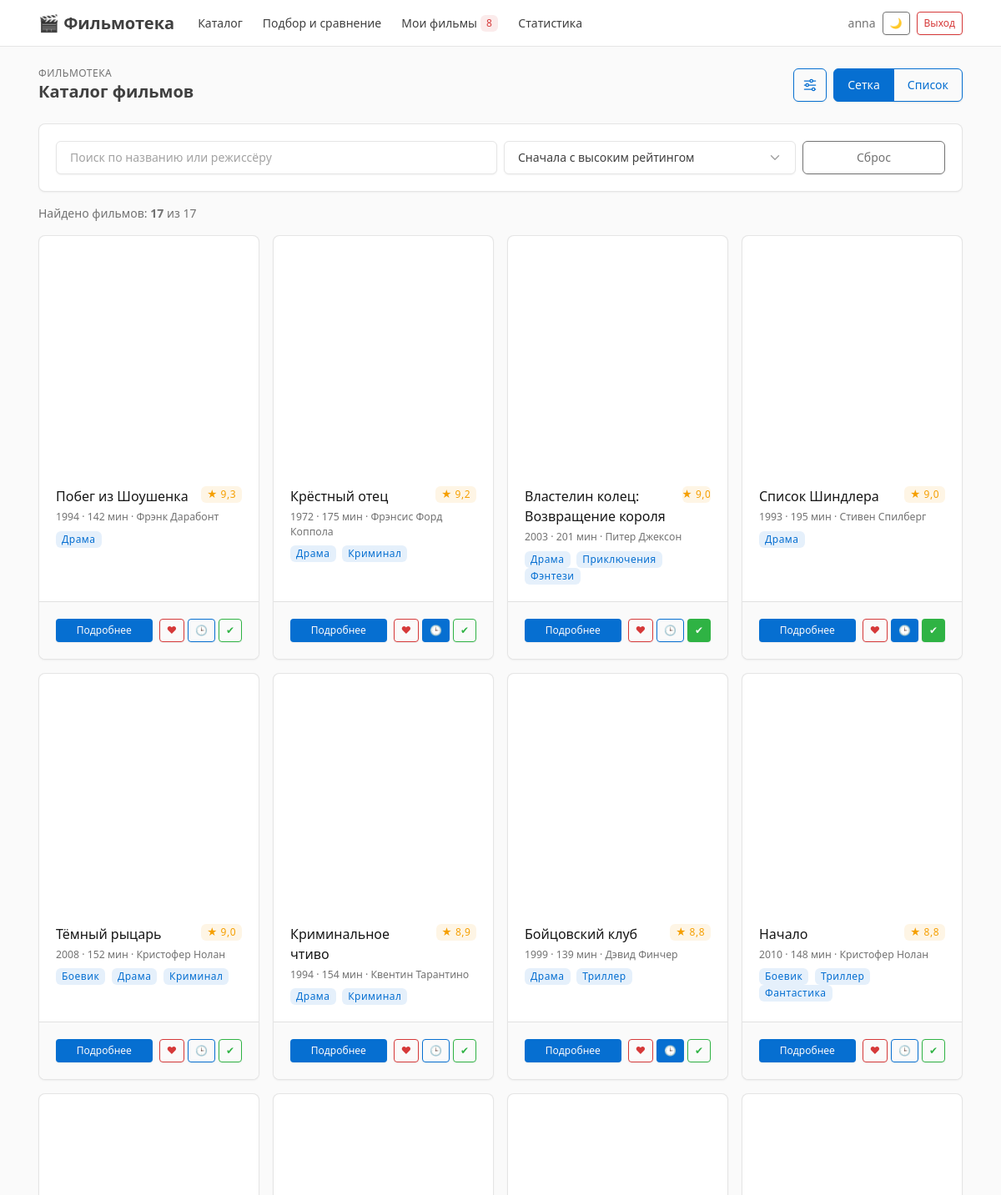
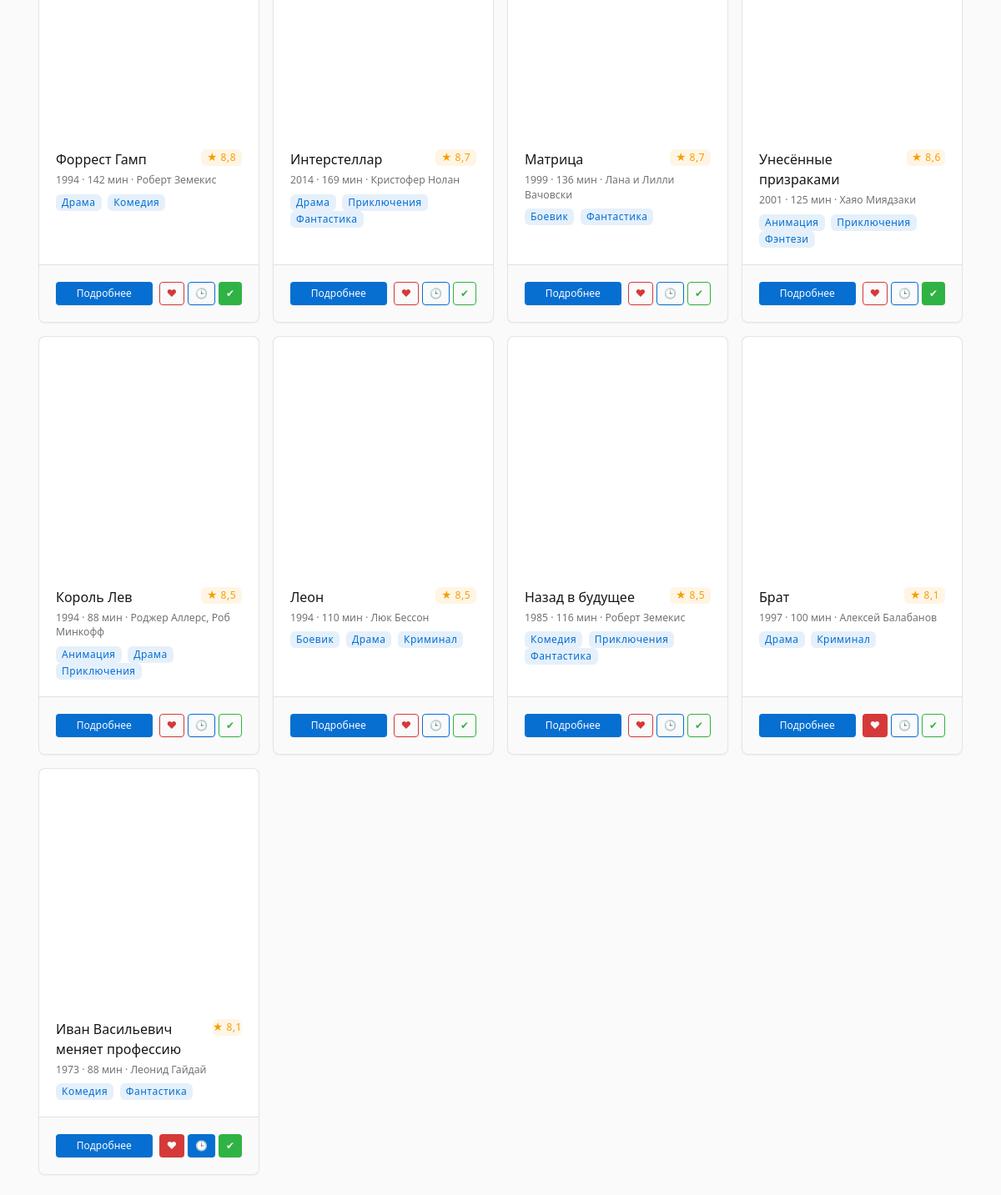
Screenshot of / (signed in) with the database file from the repository (2 pictures, top to bottom).
### accounts/models.py (models this page shows, shortened)
class Movie(models.Model):
    title = models.CharField('Название', max_length=200)
    original_title = models.CharField('Оригинальное название', max_length=200, blank=True)
    year = models.PositiveSmallIntegerField('Год выхода')
    director = models.CharField('Режиссёр', max_length=200)
    duration = models.PositiveSmallIntegerField('Длительность, мин')
    rating = models.DecimalField(
        'Рейтинг', max_digits=3, decimal_places=1,
        validators=[MinValueValidator(0), MaxValueValidator(10)],
    )
    description = models.TextField('Описание', blank=True)
    country = models.CharField('Страна', max_length=60, blank=True)
    poster_url = models.URLField('Ссылка на постер', blank=True)
    poster = models.ImageField('Обложка (файл)', upload_to='posters/', blank=True)
    genres = models.ManyToManyField(Genre, related_name='movies', verbose_name='Жанры')
    search_index = models.CharField(max_length=600, blank=True, editable=False)
    class Meta:
        ordering = ['-rating', 'title']
        verbose_name = 'фильм'
        verbose_name_plural = 'фильмы'
    @property
    def poster_src(self):
        if self.poster:
            return self.poster.url
        return self.poster_url

class Genre(models.Model):
    name = models.CharField('Название', max_length=50, unique=True)
    class Meta:
        ordering = ['name']
        verbose_name = 'жанр'
        verbose_name_plural = 'жанры'

### accounts/views.py (the view)
# urls.py: path('', views.catalog, name='catalog'),
@login_required
def catalog(request):
    movies = filter_movies(request.GET, request.user)
    return render(
        request,
        'catalog.html',
        {
            'movies': add_marks(movies, request.user),
            'sort_options': SORT_OPTIONS,
            'total': Movie.objects.count(),
        }
    )

### accounts/context_processors.py (called while the page is built)
def my_movies_count(request):
    if not request.user.is_authenticated:
        return {'my_movies_count': 0}
    count = Mark.objects.filter(user=request.user).values('movie').distinct().count()
    return {'my_movies_count': count}

### accounts/views.py (called while the page is built)
def add_marks(movies, user):
    watch_ids = Mark.objects.filter(user=user, kind='watch').values_list('movie_id', flat=True)
    favorite_ids = Mark.objects.filter(user=user, kind='favorite').values_list('movie_id', flat=True)
    watched_ids = Mark.objects.filter(user=user, kind='watched').values_list('movie_id', flat=True)
    movies = list(movies)
    for movie in movies:
        movie.marked_watch = movie.id in watch_ids
        movie.marked_favorite = movie.id in favorite_ids
        movie.marked_watched = movie.id in watched_ids
    return movies

### templates/catalog.html (shortened to what this page needs)
{% extends 'base.html' %}
{% block header %}
<div class="row align-items-center g-2">
    <div class="col">
        <div class="page-pretitle">Фильмотека</div>
        <h2 class="page-title">Каталог фильмов</h2>
    </div>
    <div class="col-auto d-flex gap-2">
        <a href="/search/" class="btn btn-icon btn-outline-primary"
           title="Расширенный поиск" aria-label="Расширенный поиск">
        </a>
        <div class="btn-group" role="group" aria-label="Вид списка">
            <button type="button" class="btn btn-outline-primary active" data-view="grid">Сетка</button>
            <button type="button" class="btn btn-outline-primary" data-view="list">Список</button>
        </div>
    </div>
</div>
{% endblock %}
{% block content %}
<div id="catalog-root" data-partial-url="/movies/partial/" data-kind="">
    {% include 'components/filter_bar.html' %}
    <div class="text-secondary mb-3">
        Найдено фильмов: <strong id="results-count">{{ movies|length }}</strong> из <span id="total-count">{{ total }}</span>
    </div>
    <div class="row row-cards view-grid" id="movie-grid">
        {% include 'components/movie_grid.html' %}
    </div>
</div>
{% endblock %}

### templates/components/navbar.html (shortened to what this page needs)
{% with url_name=request.resolver_match.url_name %}
<header class="navbar navbar-expand-md d-print-none sticky-top">
    <div class="container-xl">
        <a class="navbar-brand pe-0 pe-md-3" href="/">🎬 Фильмотека</a>
        <div class="navbar-nav flex-row order-md-last ms-auto align-items-center gap-2">
            <span class="text-secondary d-none d-lg-inline">
                {{ user.username }}{% if user.is_staff %} <span class="badge bg-purple-lt">админ</span>{% endif %}
            </span>
            <button type="button" class="btn btn-sm btn-outline-secondary" id="theme-toggle"
                    aria-label="Сменить тему оформления">🌙</button>
            <form method="post" action="/accounts/logout/" class="m-0">
                <button type="submit" class="btn btn-sm btn-outline-danger">Выход</button>
            </form>
        </div>
        <div class="collapse navbar-collapse" id="navbar-menu">
            <ul class="navbar-nav me-auto">
                <li class="nav-item">
                    <a class="nav-link {% if url_name == 'catalog' or url_name == 'movie_detail' or url_name == 'search' %}active{% endif %}"
                       href="/">Каталог</a>
                </li>
                <li class="nav-item">
                    <a class="nav-link {% if url_name == 'workspace' %}active{% endif %}"
                       href="/workspace/">Подбор и сравнение</a>
                </li>
                <li class="nav-item">
                    <a class="nav-link {% if url_name|slice:':3' == 'my_' %}active{% endif %}"
                       href="/my/">
                        Мои фильмы
                        <span class="badge bg-red-lt ms-1" id="my-count">{{ my_movies_count }}</span>
                    </a>
                </li>
                <li class="nav-item">
                    <a class="nav-link {% if url_name == 'stats' %}active{% endif %}"
                       href="/stats/">Статистика</a>
                </li>
            </ul>
        </div>
    </div>
</header>
{% endwith %}

### templates/components/movie_grid.html
{% for movie in movies %}
    <div class="col-12 col-sm-6 col-lg-4 col-xl-3 movie-col">
        {% include 'components/movie_card.html' %}
    </div>
{% empty %}
    <div class="col-12">
        {% include 'components/empty_state.html' with title='Ничего не найдено' text='Измените условия поиска или отметьте фильмы кнопками в каталоге.' %}
    </div>
{% endfor %}

### templates/components/movie_card.html (shortened to what this page needs)
<div class="card movie-card h-100" data-movie-id="{{ movie.id }}">
    <a href="/movies/{{ movie.id }}/" class="d-block text-reset">
        {% include 'components/poster.html' with movie=movie %}
    </a>
    <div class="card-body">
        <div class="d-flex justify-content-between align-items-start mb-1">
            <h3 class="card-title mb-0">
                <a href="/movies/{{ movie.id }}/" class="text-reset">{{ movie.title }}</a>
            </h3>
            <span class="badge bg-yellow-lt ms-2">★ {{ movie.rating }}</span>
        </div>
        <div class="text-secondary small mb-2">{{ movie.year }} · {{ movie.duration }} мин · {{ movie.director }}</div>
        <div>
            {% for genre in movie.genres.all %}
                <span class="badge bg-blue-lt me-1">{{ genre.name }}</span>
            {% endfor %}
        </div>
    </div>
    <div class="card-footer d-flex flex-wrap gap-2">
        <a class="btn btn-sm btn-primary flex-fill" style="min-width: 7rem" href="/movies/{{ movie.id }}/">Подробнее</a>
        <div class="d-flex gap-1 ms-auto">
            {% include 'components/mark_buttons.html' with movie=movie %}
        </div>
    </div>
</div>

### templates/components/poster.html (shortened to what this page needs)
<div class="poster {{ extra_class }}" role="img" aria-label="Постер фильма {{ movie.title }}"
     style="{% if movie.poster_src %}background-image: url('{{ movie.poster_src }}');{% else %}background: linear-gradient(135deg, hsl({{ movie.hue }}, 65%, 42%), hsl({{ movie.hue_2 }}, 65%, 26%));{% endif %}">
</div>

### templates/components/mark_button.html
<button type="button"
        class="btn btn-sm {% if active %}btn-{{ color }}{% else %}btn-outline-{{ color }}{% endif %}"
        data-mark="{{ kind }}"
        data-movie="{{ movie.id }}"
        data-url="/movies/{{ movie.id }}/mark/{{ kind }}/"
        data-color="{{ color }}"
        title="{{ label }}" aria-label="{{ label }}">
    {{ icon }}{% if with_label %} {{ label }}{% endif %}
</button>

### static/css/movies.css (style rules this page uses)
.poster { display: flex; align-items: flex-end; height: 280px; padding: .75rem; color: #fff; background-size: cover; background-position: center; border-radius: 4px 4px 0 0; }
.movie-card { transition: transform .15s ease, box-shadow .15s ease; }
.navbar .nav-link { white-space: nowrap; }

### rows the page displays
Movie: title "Побег из Шоушенка", rating "9,3", year "1994", duration "142", director "Фрэнк Дарабонт", icon "♥ 🕒 ✔"
Genre: name "Драма"
Movie: title "Крёстный отец", rating "9,2", year "1972", duration "175", director "Фрэнсис Форд Коппола", icon "♥ 🕒 ✔"
Genre: name "Криминал"
Movie: title "Властелин колец: Возвращение короля", rating "9,0", year "2003", duration "201", director "Питер Джексон", icon "♥ 🕒 ✔"
Genre: name "Приключения"
Genre: name "Фэнтези"
Movie: title "Список Шиндлера", rating "9,0", year "1993", duration "195", director "Стивен Спилберг", icon "♥ 🕒 ✔"
Movie: title "Тёмный рыцарь", rating "9,0", year "2008", duration "152", director "Кристофер Нолан", icon "♥ 🕒 ✔"
Genre: name "Боевик"
Movie: title "Криминальное чтиво", rating "8,9", year "1994", duration "154", director "Квентин Тарантино", {{ movie.id }} 7 (drawn), icon "♥ 🕒 ✔"
Movie: title "Бойцовский клуб", rating "8,8", year "1999", duration "139", director "Дэвид Финчер", icon "♥ 🕒 ✔"
Genre: name "Триллер"
Movie: title "Начало", rating "8,8", year "2010", duration "148", director "Кристофер Нолан", icon "♥ 🕒 ✔"
Genre: name "Фантастика"
Movie: title "Форрест Гамп", rating "8,8", year "1994", duration "142", director "Роберт Земекис", icon "♥ 🕒 ✔"
Genre: name "Комедия"
Movie: title "Интерстеллар", rating "8,7", year "2014", duration "169", director "Кристофер Нолан", icon "♥ 🕒 ✔"
Movie: title "Матрица", rating "8,7", year "1999", duration "136", director "Лана и Лилли Вачовски", icon "♥ 🕒 ✔"
Movie: title "Унесённые призраками", rating "8,6", year "2001", duration "125", director "Хаяо Миядзаки", icon "♥ 🕒 ✔"
Genre: name "Анимация"
Movie: title "Король Лев", rating "8,5", year "1994", duration "88", director "Роджер Аллерс, Роб Минкофф", icon "♥ 🕒 ✔"
Movie: title "Леон", rating "8,5", year "1994", duration "110", director "Люк Бессон", icon "♥ 🕒 ✔"
Movie: title "Назад в будущее", rating "8,5", year "1985", duration "116", director "Роберт Земекис", icon "♥ 🕒 ✔"
Movie: title "Брат", rating "8,1", year "1997", duration "100", director "Алексей Балабанов", icon "♥ 🕒 ✔"
Movie: title "Иван Васильевич меняет профессию", rating "8,1", year "1973", duration "88", director "Леонид Гайдай", icon "♥ 🕒 ✔"

### other values shown
{{ user.username }} "anna"
{{ my_movies_count }} "8"
{{ movies|length }} "17"
{{ total }} "17"
form field value "Сначала с высоким рейтингом"
